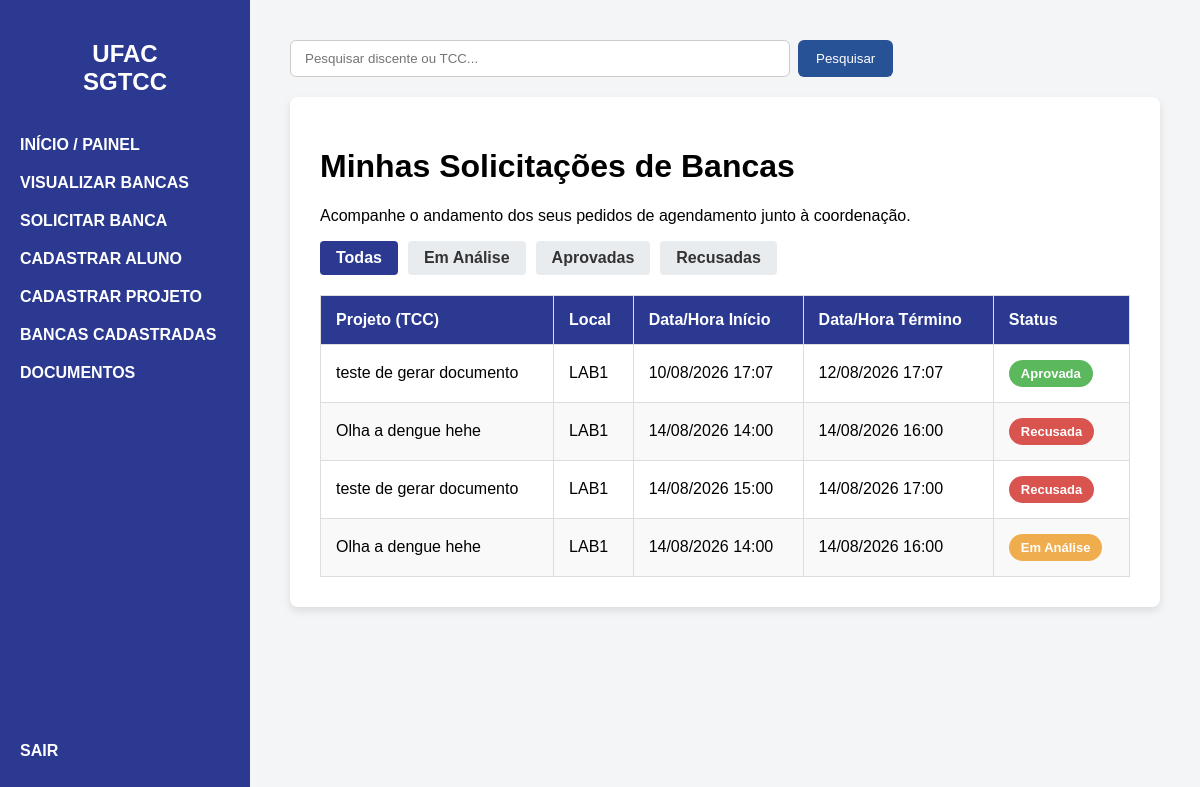
/bancas/ (signed in), run on an earlier commit of the app's database.
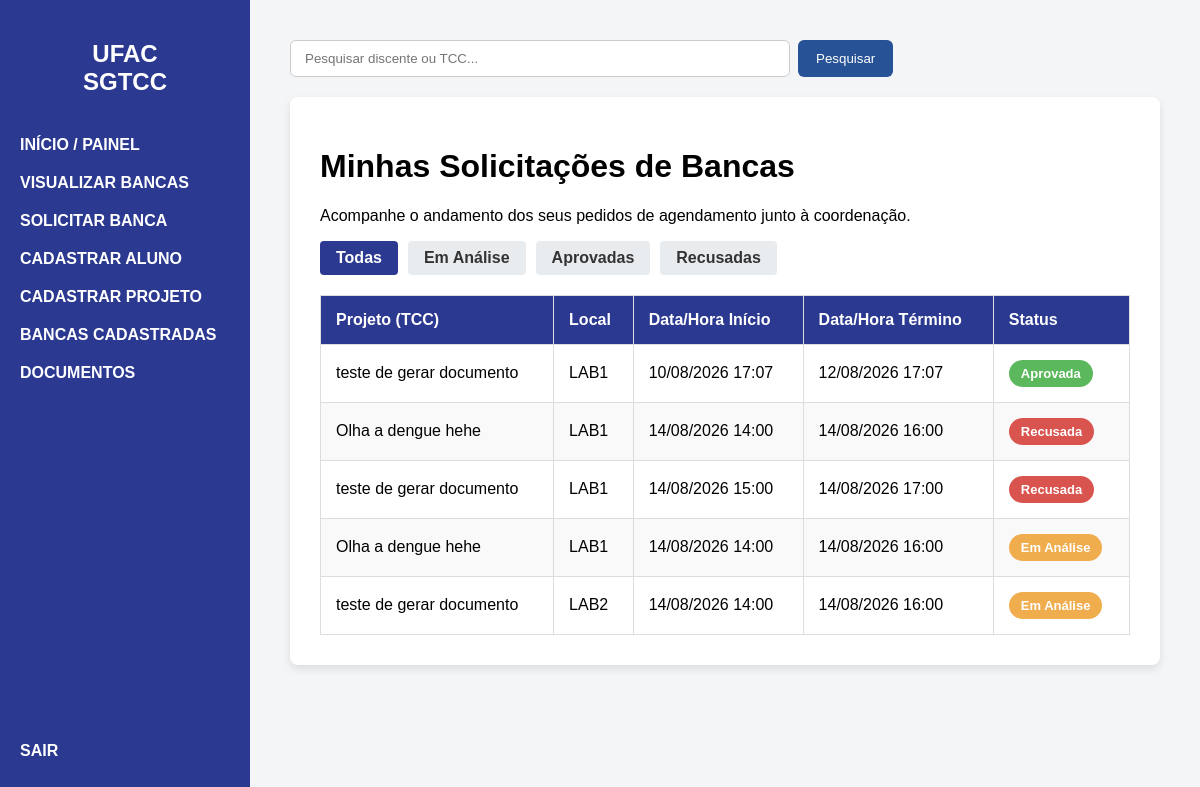
And on a later commit of the database.
### bancasapp/models.py (models this page shows, shortened)
class SolicitacaoAgendamento(models.Model):
    STATUS_SOLICITACAO = (
        ('EM_ANÁLISE', 'Em Análise'),
        ('APROVADA', 'Aprovada'),
        ('RECUSADA', 'Recusada'),
    )
    usuario_solicitante = models.ForeignKey(pUsuario, on_delete=models.CASCADE)
    projeto_tcc = models.ForeignKey(ProjetoTCC, on_delete=models.CASCADE)
    espaco = models.ForeignKey(EspacoFisico, on_delete=models.CASCADE)
    opcao_data_inicio = models.DateTimeField()
    opcao_data_fim = models.DateTimeField()
    status = models.CharField(max_length=15, choices=STATUS_SOLICITACAO, default='EM_ANÁLISE')

class ProjetoTCC(models.Model):
    STATUS_TIPO = (
        ('EM_ANÁLISE', 'Em Análise'),
        ('APROVADO', 'Aprovado'),
        ('RECUSADA', 'Recusada'),
    )
    titulo = models.CharField(max_length=255)
    resumo = models.TextField()
    semestre_letivo = models.CharField(max_length=6)
    discente = models.ForeignKey(Discente, on_delete=models.CASCADE)
    status = models.CharField(max_length=15, choices=STATUS_TIPO, default='EM_ANÁLISE')

class EspacoFisico(models.Model):
    nome = models.CharField(max_length=255)

### bancasapp/views.py (the view)
# urls.py: path('bancas/', views.visualizar_bancas, name='visualizar_bancas'),
@usuario_interno_required
def visualizar_bancas(request):
    consulta = (
        SolicitacaoAgendamento.objects
        .select_related(
            'projeto_tcc',
            'projeto_tcc__discente',
            'espaco',
            'usuario_solicitante',
            'usuario_solicitante__usuario'
        )
    )
    if usuario_e_coordenacao(request.user):
        solicitacoes = consulta.all()
    else:
        perfil_logado = pUsuario.objects.get(
            usuario=request.user,
            perfil='DOCENTE'
        )
        solicitacoes = consulta.filter(
            usuario_solicitante=perfil_logado
        )
    status_filtro = request.GET.get('status')
    status_validos = {
        valor
        for valor, nome
        in SolicitacaoAgendamento.STATUS_SOLICITACAO
    }
    if status_filtro in status_validos:
        solicitacoes = solicitacoes.filter(
            status=status_filtro
        )
    else:
        status_filtro = None
    contexto = {
        'solicitacoes': solicitacoes,
        'status_atual': status_filtro,
    }
    return render(
        request,
        'visualizar_bancas.html',
        contexto
    )

### bancasapp/permissions.py (called while the page is built, shortened)
def usuario_e_coordenacao(user):
    if not user.is_authenticated:
        return False
    return (
        user.is_superuser
        or pUsuario.objects.filter(
            usuario=user,
            perfil='COORDENACAO'
        ).exists()
    )

def usuario_e_docente(user):
    if not user.is_authenticated:
        return False
    return pUsuario.objects.filter(
        usuario=user,
        perfil='DOCENTE'
    ).exists()

def usuario_interno_required(view_func):
    @login_required(login_url='login')
    @wraps(view_func)
    def wrapper(request, *args, **kwargs):
        usuario_permitido = (
            usuario_e_coordenacao(request.user)
            or usuario_e_docente(request.user)
        )
        if usuario_permitido:
            return view_func(request, *args, **kwargs)
    return wrapper

### templates/visualizar_bancas.html (shortened to what this page needs)
{% extends 'base.html' %}
{% block content %}
    <div class="table-container">
        <h1>Minhas Solicitações de Bancas</h1>
        <p>Acompanhe o andamento dos seus pedidos de agendamento junto à coordenação.</p>
        <div class="filter-menu">
            <a href="{% url 'visualizar_bancas' %}" class="btn-filter {% if not status_atual %}active{% endif %}">Todas</a>
            <a href="{% url 'visualizar_bancas' %}?status=EM_ANÁLISE" class="btn-filter {% if status_atual == 'EM_ANÁLISE' %}active{% endif %}">Em Análise</a>
            <a href="{% url 'visualizar_bancas' %}?status=APROVADA" class="btn-filter {% if status_atual == 'APROVADA' %}active{% endif %}">Aprovadas</a>
            <a href="{% url 'visualizar_bancas' %}?status=RECUSADA" class="btn-filter {% if status_atual == 'RECUSADA' %}active{% endif %}">Recusadas</a>
        </div>
        <table>
            <thead>
                <tr>
                    <th>Projeto (TCC)</th>
                    <th>Local</th>
                    <th>Data/Hora Início</th>
                    <th>Data/Hora Término</th>
                    <th>Status</th>
                </tr>
            </thead>
            <tbody>
                {% for solicitacao in solicitacoes %}
                    <tr>
                        <td>{{ solicitacao.projeto_tcc.titulo }}</td>
                        <td>{{ solicitacao.espaco.nome }}</td>
                        <td>{{ solicitacao.opcao_data_inicio|date:"d/m/Y H:i" }}</td>
                        <td>{{ solicitacao.opcao_data_fim|date:"d/m/Y H:i" }}</td>
                        <td>
                            {% if solicitacao.status == 'EM_ANÁLISE' %}
                                <span class="status-badge status-analise">Em Análise</span>
                            {% elif solicitacao.status == 'APROVADA' %}
                                <span class="status-badge status-aprovada">Aprovada</span>
                            {% else %}
                                <span class="status-badge status-recusada">Recusada</span>
                            {% endif %}
                        </td>
                    </tr>
                {% endfor %}
            </tbody>
        </table>
    </div>
{% endblock %}

What changed in the data, as far as the page shows it:
added SolicitacaoAgendamento: projeto_tcc.titulo "teste de gerar documento", espaco.nome "LAB2", opcao_data_inicio "14/08/2026 14:00", opcao_data_fim "14/08/2026 16:00", status "Em Análise"
